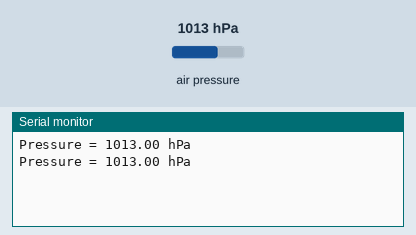
The sketch below on a simulated Arduino Uno, built with avr-gcc and run on an emulated ATmega328P. On the bench: the last lines printed to the serial monitor. The inputs (shaded band) are chosen by the test bench; at power-on: air pressure 1013 hPa.

Above: at 2.8 s.
2.9 s: air pressure set to 952 hPa
At 5.2 s:
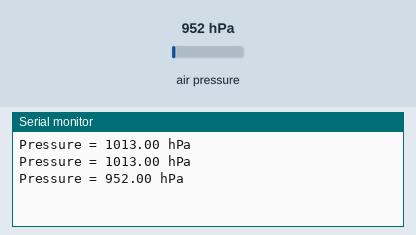
5.6 s: air pressure set to 975 hPa
At 7.0 s:
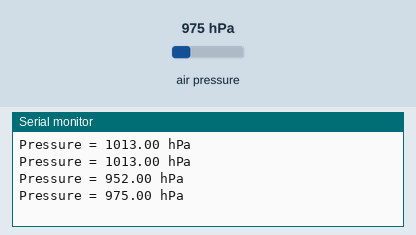
Timing chart, 0 to 8.6 s (numbered marks = the images above; inputs shaded):
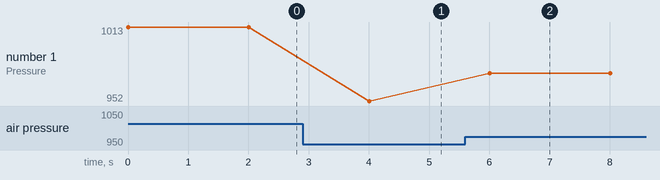

The sketch:

BMP280.ino
```cpp
#include <SPI.h>
#include "Adafruit_Sensor.h"
#include "Adafruit_BMP280.h"

//set SPI
#define BMP_SCK 13
#define BMP_MISO 12
#define BMP_MOSI 11
#define BMP_CS 10

//set BMP280
Adafruit_BMP280 bmp(BMP_CS, BMP_MOSI, BMP_MISO, BMP_SCK);

void setup() {
  Serial.begin(9600);
  bmp.begin();
}

void loop() {
  Serial.print("Pressure = ");
  //diplay data of BMP280
  Serial.print(bmp.readPressure()/100);
  Serial.println(" hPa");
  delay(2000);
}
```

Measured:
- after the input at 2.9 s, the serial monitor: prints a new line after 1.1 s (image 1)
- after the input at 5.6 s, the serial monitor: prints a new line after 0.41 s (image 2)
- plotted number 1: 1013 → 952 after the input at 2.9 s, 952 → 975 after the input at 5.6 s
